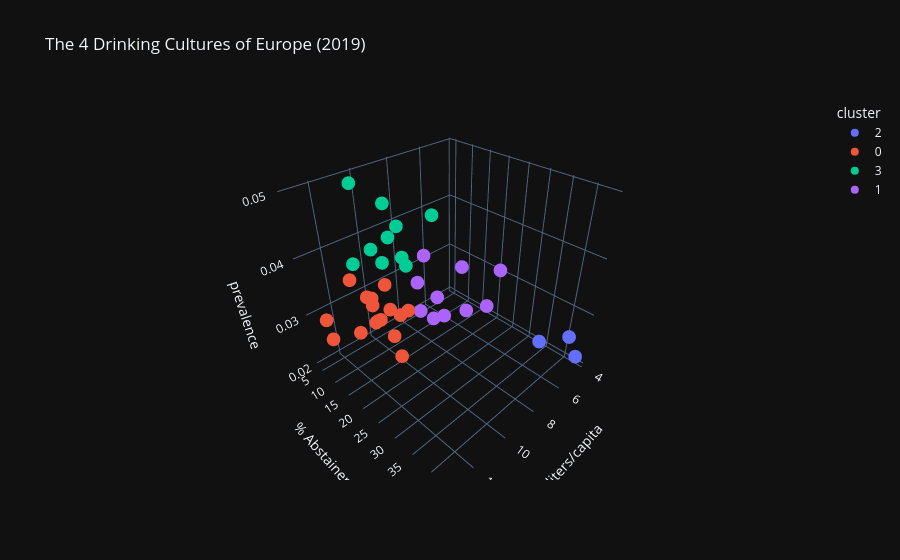

Write notebook code for a chart like this one.
### Code cell
fig = px.scatter_3d(cluster_df, 
                    x='liters/capita', 
                    y='abstention_rate', 
                    z='prevalence',
                    color='cluster',
                    hover_name='location',
                    title='The 4 Drinking Cultures of Europe (2019)',
                    template='plotly_dark',
                    labels={'val': 'Prevalence (Disorders)', 
                            'liters': 'Liters per Capita', 
                            'abstention_rate': '% Abstainers'})

fig.show()

### Figure 1 — Plotly figure (JSON) as saved in the notebook; plotly's stock layout.template omitted (floating-point values rounded to 4 significant figures)
{"data": [{"hovertemplate": "<b>%{hovertext}</b><br><br>cluster=2<br>liters/capita=%{x}<br>% Abstainers=%{y}<br>prevalence=%{z}<extra></extra>", "hovertext": ["Albania", "Bosnia and Herzegovina", "North Macedonia"], "legendgroup": "2", "marker": {"color": "#636efa", "symbol": "circle"}, "mode": "markers", "name": "2", "scene": "scene", "showlegend": true, "type": "scatter3d", "x": [4.217, 5.083, 4.385], "y": [33.65, 42.65, 43.42], "z": [0.02014, 0.02709, 0.02183]}, {"hovertemplate": "<b>%{hovertext}</b><br><br>cluster=0<br>liters/capita=%{x}<br>% Abstainers=%{y}<br>prevalence=%{z}<extra></extra>", "hovertext": ["Andorra", "Bulgaria", "Croatia", "Czechia", "Estonia", "France", "Germany", "Hungary", "Latvia", "Lithuania", "Luxembourg", "Republic of Moldova", "Romania", "Slovakia", "Slovenia", "Spain"], "legendgroup": "0", "marker": {"color": "#EF553B", "symbol": "circle"}, "mode": "markers", "name": "0", "scene": "scene", "showlegend": true, "type": "scatter3d", "x": [10.53, 10.73, 10.16, 13.05, 11.26, 11.13, 10.82, 10.89, 12.91, 10.62, 10.97, 9.054, 10.77, 10.17, 10.3, 9.923], "y": [10.24, 19.01, 16.23, 10.57, 7.896, 12.93, 10.86, 13.74, 7.94, 7.666, 4.372, 12.73, 11.07, 12.91, 12.6, 12.1], "z": [0.02664, 0.02376, 0.02968, 0.02807, 0.02457, 0.03322, 0.03056, 0.02906, 0.03032, 0.03055, 0.0332, 0.02712, 0.02714, 0.02941, 0.03423, 0.02306]}, {"hovertemplate": "<b>%{hovertext}</b><br><br>cluster=3<br>liters/capita=%{x}<br>% Abstainers=%{y}<br>prevalence=%{z}<extra></extra>", "hovertext": ["Austria", "Belarus", "Belgium", "Denmark", "Ireland", "Poland", "Portugal", "Sweden", "Switzerland", "United Kingdom"], "legendgroup": "3", "marker": {"color": "#00cc96", "symbol": "circle"}, "mode": "markers", "name": "3", "scene": "scene", "showlegend": true, "type": "scatter3d", "x": [11.45, 10.25, 8.93, 9.233, 10.61, 10.83, 9.948, 7.263, 8.59, 9.953], "y": [10.14, 12.14, 12.2, 11.6, 6.412, 12.51, 12.84, 12.44, 9.106, 12.09], "z": [0.03876, 0.0379, 0.03546, 0.04249, 0.04928, 0.04103, 0.04192, 0.04224, 0.03548, 0.04698]}, {"hovertemplate": "<b>%{hovertext}</b><br><br>cluster=1<br>liters/capita=%{x}<br>% Abstainers=%{y}<br>prevalence=%{z}<extra></extra>", "hovertext": ["Cyprus", "Finland", "Greece", "Iceland", "Italy", "Malta", "Netherlands", "Norway", "Russian Federation", "Ukraine"], "legendgroup": "1", "marker": {"color": "#ab63fa", "symbol": "circle"}, "mode": "markers", "name": "1", "scene": "scene", "showlegend": true, "type": "scatter3d", "x": [5.333, 8.24, 6.316, 7.52, 7.817, 6.845, 8.127, 6.433, 7.27, 5.783], "y": [21.39, 12.0, 18.93, 10.79, 14.95, 11.67, 12.1, 12.12, 31.22, 15.09], "z": [0.02495, 0.03113, 0.02475, 0.03488, 0.02411, 0.02566, 0.02511, 0.02097, 0.03859, 0.03155]}], "layout": {"legend": {"title": {"text": "cluster"}, "tracegroupgap": 0}, "scene": {"domain": {"x": [0, 1], "y": [0, 1]}, "xaxis": {"title": {"text": "liters/capita"}}, "yaxis": {"title": {"text": "% Abstainers"}}, "zaxis": {"title": {"text": "prevalence"}}}, "title": {"text": "The 4 Drinking Cultures of Europe (2019)"}}}
